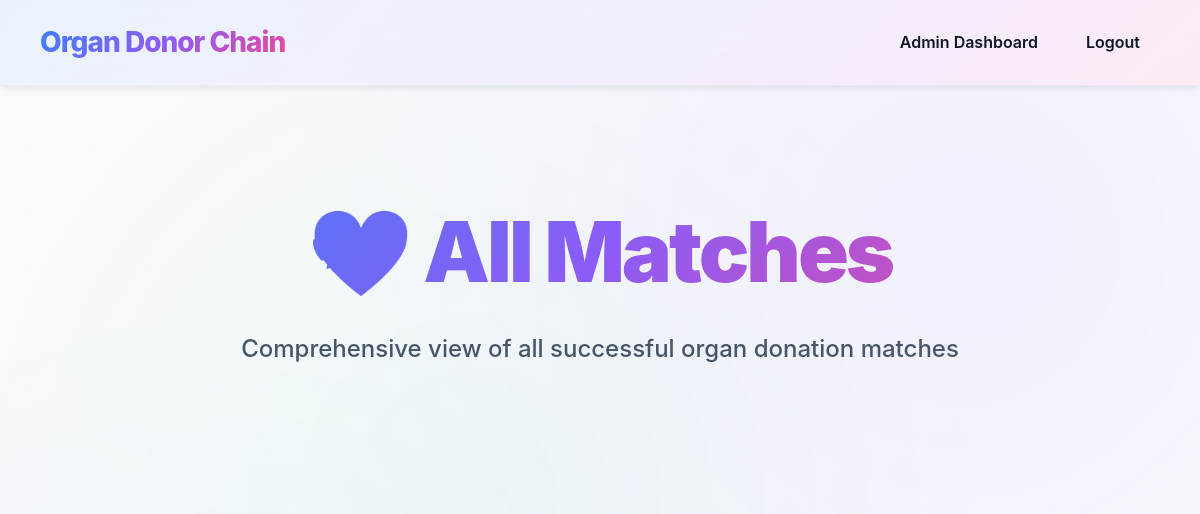
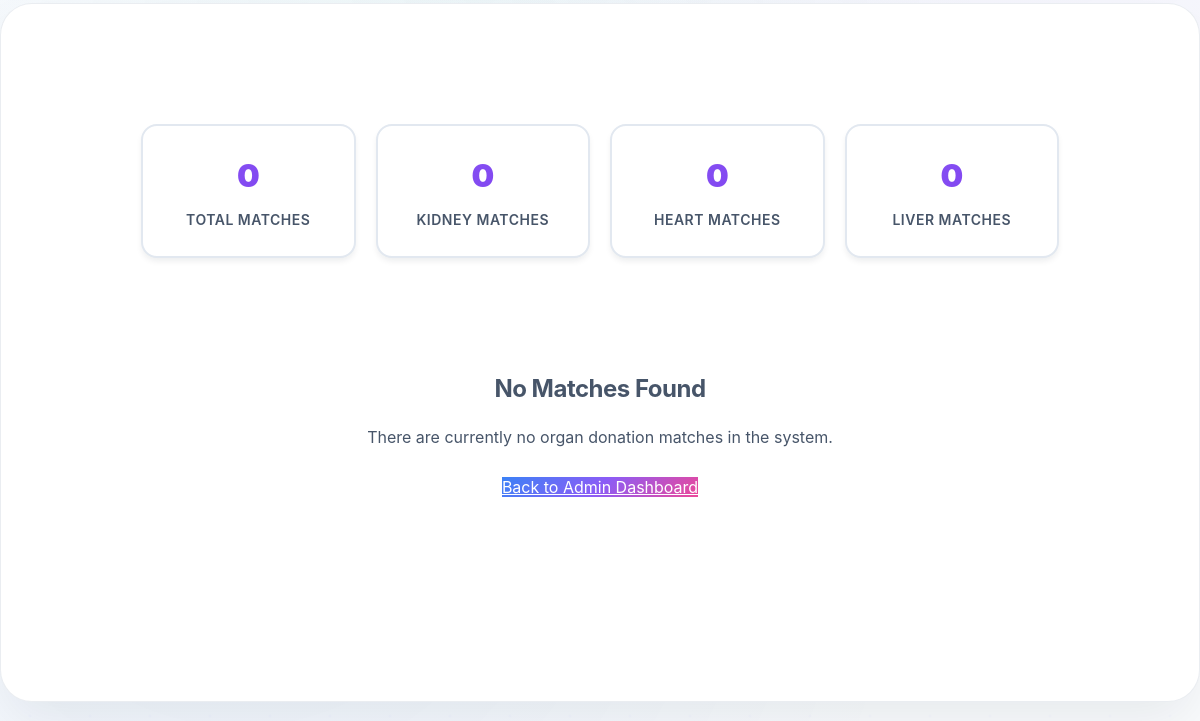
/admin_matches (signed in), run on an earlier commit of the app's database (2 pictures, top to bottom).
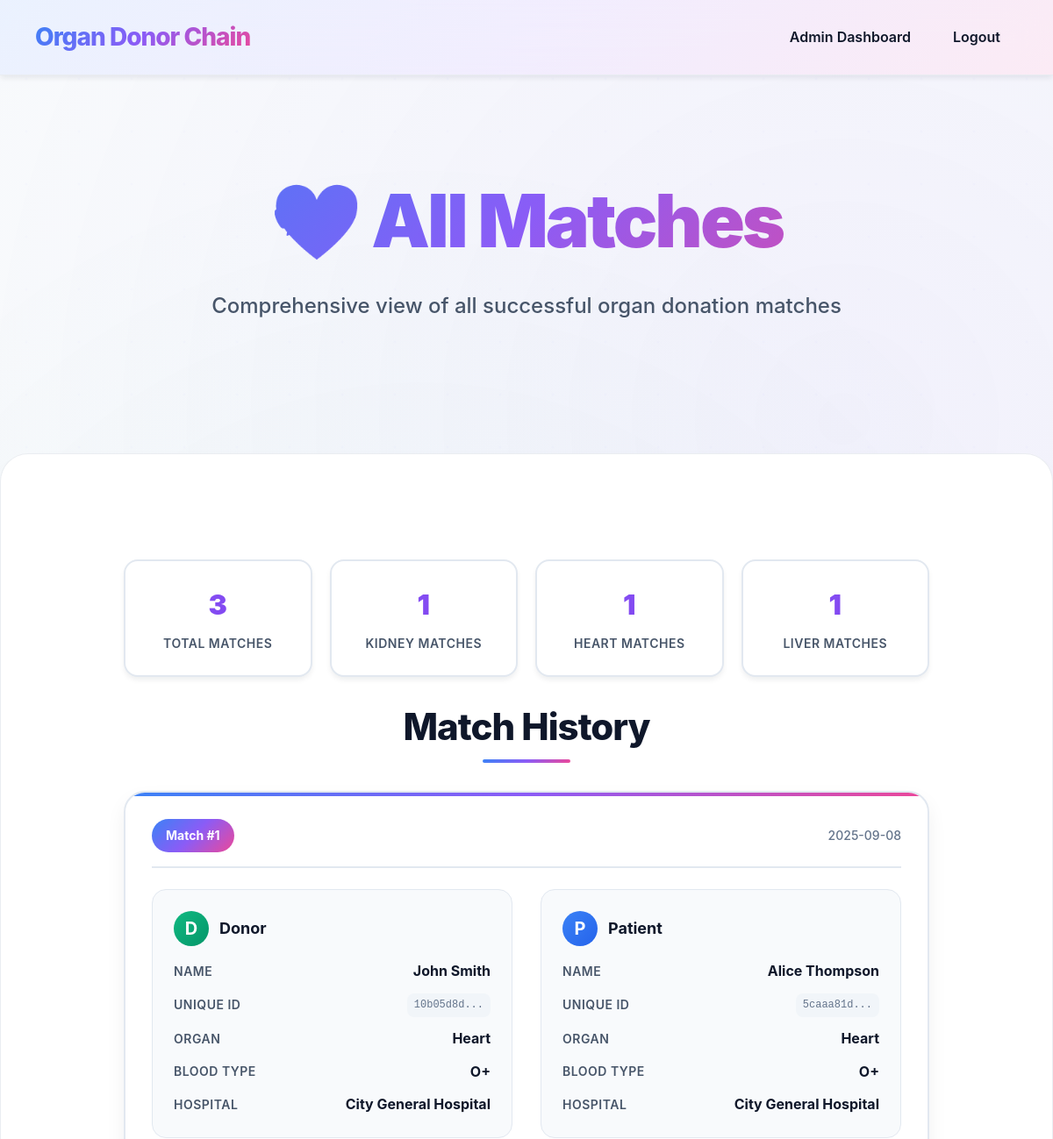
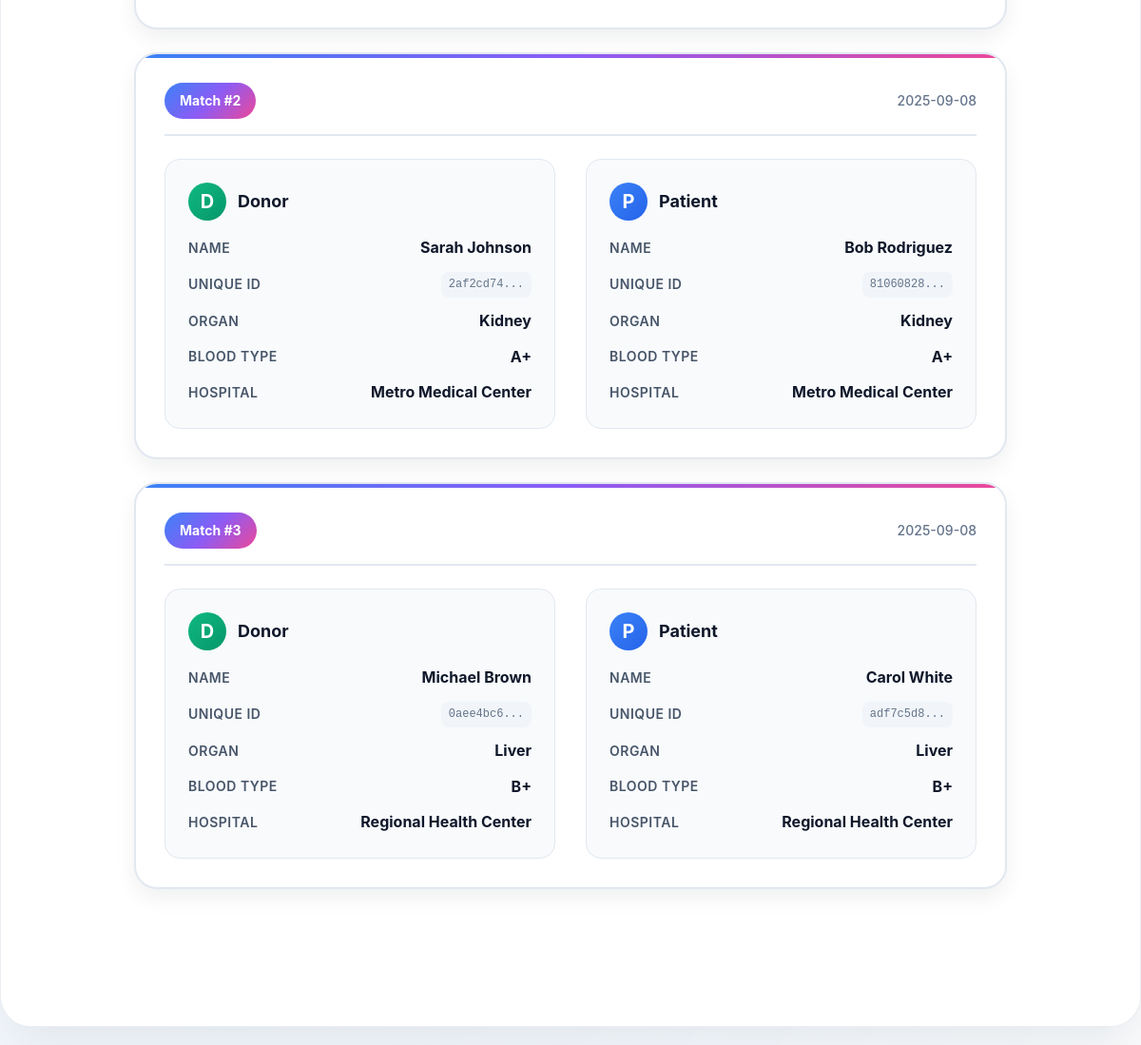
And on a later commit of the database (2 pictures, top to bottom).
### tables this page shows
CREATE TABLE match_record (
        id INTEGER PRIMARY KEY AUTOINCREMENT,
        donor_id INTEGER,
        patient_id INTEGER,
        donor_hospital_id INTEGER,
        patient_hospital_id INTEGER,
        organ TEXT,
        blood_type TEXT,
        match_date TEXT DEFAULT CURRENT_TIMESTAMP,
        FOREIGN KEY (donor_id) REFERENCES donor(id),
        FOREIGN KEY (patient_id) REFERENCES patient(id)
    );

CREATE TABLE donor (
        id INTEGER PRIMARY KEY AUTOINCREMENT,
        unique_id TEXT UNIQUE,
        hospital_id INTEGER,
        name TEXT,
        age INTEGER,
        gender TEXT,
        blood_type TEXT,
        organ TEXT,
        status TEXT DEFAULT 'Not Matched',
        registration_date TEXT DEFAULT CURRENT_TIMESTAMP,
        FOREIGN KEY (hospital_id) REFERENCES hospital(id)
    );

CREATE TABLE hospital (
        id INTEGER PRIMARY KEY AUTOINCREMENT,
        name TEXT,
        email TEXT UNIQUE,
        location TEXT,
        password TEXT
    );

CREATE TABLE patient (
        id INTEGER PRIMARY KEY AUTOINCREMENT,
        unique_id TEXT UNIQUE,
        hospital_id INTEGER,
        name TEXT,
        age INTEGER,
        gender TEXT,
        blood_type TEXT,
        organ TEXT,
        status TEXT DEFAULT 'Not Matched',
        registration_date TEXT DEFAULT CURRENT_TIMESTAMP,
        FOREIGN KEY (hospital_id) REFERENCES hospital(id)
    );

### server/app.py (the view)
@app.route('/admin_matches')
def admin_matches():
    if 'admin' not in session:
        return redirect('/login')
    conn = sqlite3.connect(DB)
    c = conn.cursor()
    try:
        c.execute('''
            SELECT
                mr.id as match_id,
                mr.match_date,
                d.name as donor_name,
                d.unique_id as donor_unique_id,
                p.name as patient_name,
                p.unique_id as patient_unique_id,
                mr.organ,
                mr.blood_type,
                hd.name as donor_hospital,
                hp.name as patient_hospital
            FROM match_record mr
            JOIN donor d ON mr.donor_id = d.id
            JOIN patient p ON mr.patient_id = p.id
            JOIN hospital hd ON mr.donor_hospital_id = hd.id
            JOIN hospital hp ON mr.patient_hospital_id = hp.id
            ORDER BY mr.match_date DESC
        ''')
        matches = c.fetchall()
        match_list = []
        for match in matches:
            match_data = {
                'match_id': match[0],
                'match_date': match[1],
                'donor_name': match[2],
                'donor_unique_id': match[3],
                'patient_name': match[4],
                'patient_unique_id': match[5],
                'organ': match[6],
                'blood_type': match[7],
                'donor_hospital': match[8],
                'patient_hospital': match[9]
            }
            match_list.append(match_data)
    except sqlite3.OperationalError:
        c.execute('''
            SELECT
                mr.id as match_id,
                mr.match_date,
                d.name as donor_name,
                p.name as patient_name,
                mr.organ,
                mr.blood_type,
                hd.name as donor_hospital,
                hp.name as patient_hospital
            FROM match_record mr
            JOIN donor d ON mr.donor_id = d.id
            JOIN patient p ON mr.patient_id = p.id
            JOIN hospital hd ON mr.donor_hospital_id = hd.id
            JOIN hospital hp ON mr.patient_hospital_id = hp.id
            ORDER BY mr.match_date DESC
        ''')
        matches = c.fetchall()
        match_list = []
        for match in matches:
            match_data = {
                'match_id': match[0],
                'match_date': match[1],
                'donor_name': match[2],
                'donor_unique_id': 'N/A',
                'patient_name': match[3],
                'patient_unique_id': 'N/A',
                'organ': match[4],
                'blood_type': match[5],
                'donor_hospital': match[6],
                'patient_hospital': match[7]
            }
            match_list.append(match_data)
    conn.close()
    return render_template('admin_matches.html', matches=match_list)

### client/templates/admin_matches.html (shortened to what the changed rows need)
<!DOCTYPE html>
<html>
<head>
    <link rel="stylesheet" href="../static/style.css">
</head>
<body>
<section class="hero">
    <div class="hero-inner">
        <h1>💝 All Matches</h1>
    </div>
</section>
<div class="container container-wide">
    <div class="stats-header">
        <div class="stat-card">
            <div class="stat-number">{{ matches|length }}</div>
            <div class="stat-label">Total Matches</div>
        </div>
        <div class="stat-card">
            <div class="stat-number">{{ matches|selectattr('organ', 'equalto', 'Kidney')|list|length }}</div>
            <div class="stat-label">Kidney Matches</div>
        </div>
        <div class="stat-card">
            <div class="stat-number">{{ matches|selectattr('organ', 'equalto', 'Heart')|list|length }}</div>
            <div class="stat-label">Heart Matches</div>
        </div>
        <div class="stat-card">
            <div class="stat-number">{{ matches|selectattr('organ', 'equalto', 'Liver')|list|length }}</div>
            <div class="stat-label">Liver Matches</div>
        </div>
    </div>
    {% if matches %}
        <h2>Match History</h2>
        {% for match in matches %}
        <div class="match-card">
            <div class="match-header">
                <div class="match-id">Match #{{ match.match_id }}</div>
                <div class="match-date">{{ match.match_date[:10] if match.match_date else 'N/A' }}</div>
            </div>
            <div class="match-content">
                <div class="participant-card">
                    <div class="participant-header">
                        <div class="participant-icon donor-icon">D</div>
                        <div class="participant-title">Donor</div>
                    </div>
                    <div class="participant-details">
                        <div class="detail-row">
                            <span class="detail-label">Name</span>
                            <span class="detail-value">{{ match.donor_name }}</span>
                        </div>
                        <div class="detail-row">
                            <span class="detail-label">Unique ID</span>
                            <span class="unique-id">{{ match.donor_unique_id[:8] }}...</span>
                        </div>
                        <div class="detail-row">
                            <span class="detail-label">Organ</span>
                            <span class="detail-value">{{ match.organ }}</span>
                        </div>
                        <div class="detail-row">
                            <span class="detail-label">Blood Type</span>
                            <span class="detail-value">{{ match.blood_type }}</span>
                        </div>
                        <div class="detail-row">
                            <span class="detail-label">Hospital</span>
                            <span class="detail-value">{{ match.donor_hospital }}</span>
                        </div>
                    </div>
                </div>
                <div class="participant-card">
                    <div class="participant-header">
                        <div class="participant-icon patient-icon">P</div>
                        <div class="participant-title">Patient</div>
                    </div>
                    <div class="participant-details">
                        <div class="detail-row">
                            <span class="detail-label">Name</span>
                            <span class="detail-value">{{ match.patient_name }}</span>
                        </div>
                        <div class="detail-row">
                            <span class="detail-label">Unique ID</span>
                            <span class="unique-id">{{ match.patient_unique_id[:8] }}...</span>
                        </div>
                        <div class="detail-row">
                            <span class="detail-label">Organ</span>
                            <span class="detail-value">{{ match.organ }}</span>
                        </div>
                        <div class="detail-row">
                            <span class="detail-label">Blood Type</span>
                            <span class="detail-value">{{ match.blood_type }}</span>
                        </div>
                        <div class="detail-row">
                            <span class="detail-label">Hospital</span>
                            <span class="detail-value">{{ match.patient_hospital }}</span>
                        </div>
                    </div>
                </div>
            </div>
        </div>
        {% endfor %}
    {% else %}
        <div class="no-matches">
            <h3>No Matches Found</h3>
            <p>There are currently no organ donation matches in the system.</p>
            <a href="/manage_hospitals" class="btn-primary">Back to Admin Dashboard</a>
        </div>
    {% endif %}
</div>
</body>
</html>

What changed in the data, as far as the page shows it:
added match_record: match_id "1", match_date "2025-09-08", donor_name "John Smith", donor_unique_id "10b05d8d", organ "Heart", blood_type "O+", donor_hospital "City General Hospital", patient_name "Alice Thompson", patient_unique_id "5caaa81d", patient_hospital "City General Hospital"
added match_record: match_id "2", match_date "2025-09-08", donor_name "Sarah Johnson", donor_unique_id "2af2cd74", organ "Kidney", blood_type "A+", donor_hospital "Metro Medical Center", patient_name "Bob Rodriguez", patient_unique_id "81060828", patient_hospital "Metro Medical Center"
added match_record: match_id "3", match_date "2025-09-08", donor_name "Michael Brown", donor_unique_id "0aee4bc6", organ "Liver", blood_type "B+", donor_hospital "Regional Health Center", patient_name "Carol White", patient_unique_id "adf7c5d8", patient_hospital "Regional Health Center"
Also different on the page:
{{ matches|length }}: "0" → "3"
{{ matches|selectattr('organ', 'equalto', 'Kidney')|list|length }}: "0" → "1"
{{ matches|selectattr('organ', 'equalto', 'Heart')|list|length }}: "0" → "1"
{{ matches|selectattr('organ', 'equalto', 'Liver')|list|length }}: "0" → "1"
text no longer shown: "No Matches Found There are currently no organ donation matches in the system. Back to Admin Dashboard"
text now shown: "Match History"
